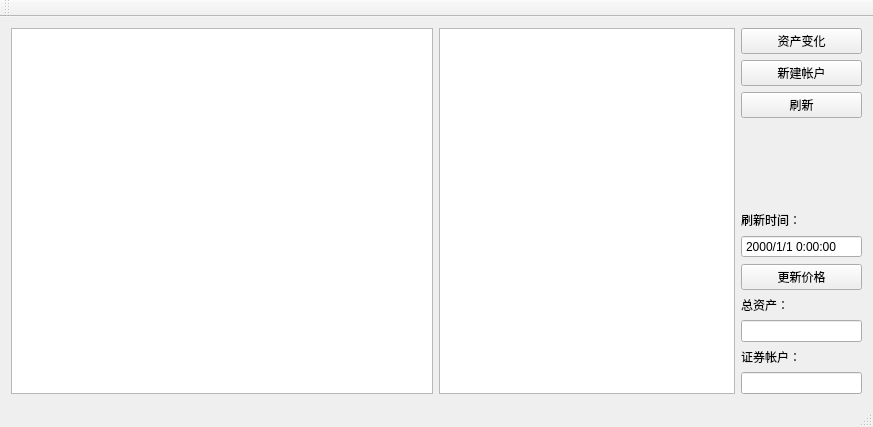
<?xml version="1.0" encoding="UTF-8"?>
<ui version="4.0">
 <class>myFinanceMainWindow</class>
 <widget class="QMainWindow" name="myFinanceMainWindow">
  <property name="geometry">
   <rect>
    <x>0</x>
    <y>0</y>
    <width>873</width>
    <height>427</height>
   </rect>
  </property>
  <property name="windowTitle">
   <string>我的资产</string>
  </property>
  <widget class="QWidget" name="centralWidget">
   <layout class="QGridLayout" name="gridLayout">
    <item row="0" column="0" rowspan="2">
     <layout class="QHBoxLayout" name="horizontalLayout" stretch="10,7">
      <property name="rightMargin">
       <number>0</number>
      </property>
      <item>
       <widget class="QTreeView" name="treeView">
        <property name="sizePolicy">
         <sizepolicy hsizetype="Fixed" vsizetype="Preferred">
          <horstretch>0</horstretch>
          <verstretch>0</verstretch>
         </sizepolicy>
        </property>
        <property name="minimumSize">
         <size>
          <width>422</width>
          <height>0</height>
         </size>
        </property>
        <property name="contextMenuPolicy">
         <enum>Qt::CustomContextMenu</enum>
        </property>
        <property name="indentation">
         <number>30</number>
        </property>
        <property name="rootIsDecorated">
         <bool>false</bool>
        </property>
        <property name="itemsExpandable">
         <bool>true</bool>
        </property>
        <property name="expandsOnDoubleClick">
         <bool>true</bool>
        </property>
       </widget>
      </item>
      <item>
       <widget class="QListView" name="listView">
        <property name="sizePolicy">
         <sizepolicy hsizetype="Preferred" vsizetype="Preferred">
          <horstretch>0</horstretch>
          <verstretch>0</verstretch>
         </sizepolicy>
        </property>
       </widget>
      </item>
     </layout>
    </item>
    <item row="0" column="1">
     <layout class="QVBoxLayout" name="verticalLayout_2" stretch="1,1,1,1">
      <property name="sizeConstraint">
       <enum>QLayout::SetDefaultConstraint</enum>
      </property>
      <item>
       <widget class="QPushButton" name="exchange">
        <property name="text">
         <string>资产变化</string>
        </property>
       </widget>
      </item>
      <item>
       <widget class="QPushButton" name="new_account">
        <property name="text">
         <string>新建帐户</string>
        </property>
       </widget>
      </item>
      <item>
       <widget class="QPushButton" name="reflash">
        <property name="text">
         <string>刷新</string>
        </property>
       </widget>
      </item>
      <item>
       <spacer name="verticalSpacer">
        <property name="orientation">
         <enum>Qt::Vertical</enum>
        </property>
        <property name="sizeHint" stdset="0">
         <size>
          <width>20</width>
          <height>40</height>
         </size>
        </property>
       </spacer>
      </item>
     </layout>
    </item>
    <item row="1" column="1">
     <layout class="QVBoxLayout" name="verticalLayout" stretch="1,1,1,1,1,1">
      <item>
       <layout class="QVBoxLayout" name="vlPriceTime" stretch="1,1">
        <property name="sizeConstraint">
         <enum>QLayout::SetDefaultConstraint</enum>
        </property>
        <item>
         <widget class="QLabel" name="priceReflash">
          <property name="sizePolicy">
           <sizepolicy hsizetype="Minimum" vsizetype="Fixed">
            <horstretch>0</horstretch>
            <verstretch>0</verstretch>
           </sizepolicy>
          </property>
          <property name="text">
           <string>刷新时间：</string>
          </property>
         </widget>
        </item>
        <item>
         <widget class="QDateTimeEdit" name="dateTimePrice">
          <property name="wrapping">
           <bool>false</bool>
          </property>
          <property name="frame">
           <bool>true</bool>
          </property>
          <property name="readOnly">
           <bool>true</bool>
          </property>
          <property name="buttonSymbols">
           <enum>QAbstractSpinBox::NoButtons</enum>
          </property>
          <property name="showGroupSeparator" stdset="0">
           <bool>false</bool>
          </property>
          <property name="displayFormat">
           <string>yyyy/M/d H:mm:ss</string>
          </property>
         </widget>
        </item>
       </layout>
      </item>
      <item>
       <widget class="QPushButton" name="updatePrice">
        <property name="text">
         <string>更新价格</string>
        </property>
       </widget>
      </item>
      <item>
       <widget class="QLabel" name="label">
        <property name="sizePolicy">
         <sizepolicy hsizetype="Minimum" vsizetype="Fixed">
          <horstretch>0</horstretch>
          <verstretch>0</verstretch>
         </sizepolicy>
        </property>
        <property name="text">
         <string>总资产：</string>
        </property>
       </widget>
      </item>
      <item>
       <widget class="QLineEdit" name="lineEditTotalAsset">
        <property name="sizePolicy">
         <sizepolicy hsizetype="Minimum" vsizetype="Fixed">
          <horstretch>0</horstretch>
          <verstretch>0</verstretch>
         </sizepolicy>
        </property>
       </widget>
      </item>
      <item>
       <widget class="QLabel" name="labelSecurity">
        <property name="sizePolicy">
         <sizepolicy hsizetype="Minimum" vsizetype="Fixed">
          <horstretch>0</horstretch>
          <verstretch>0</verstretch>
         </sizepolicy>
        </property>
        <property name="text">
         <string>证券帐户：</string>
        </property>
       </widget>
      </item>
      <item>
       <widget class="QLineEdit" name="lineEditSecurity">
        <property name="sizePolicy">
         <sizepolicy hsizetype="Minimum" vsizetype="Fixed">
          <horstretch>0</horstretch>
          <verstretch>0</verstretch>
         </sizepolicy>
        </property>
       </widget>
      </item>
     </layout>
    </item>
   </layout>
  </widget>
  <widget class="QMenuBar" name="menuBar">
   <property name="geometry">
    <rect>
     <x>0</x>
     <y>0</y>
     <width>873</width>
     <height>23</height>
    </rect>
   </property>
  </widget>
  <widget class="QToolBar" name="mainToolBar">
   <attribute name="toolBarArea">
    <enum>TopToolBarArea</enum>
   </attribute>
   <attribute name="toolBarBreak">
    <bool>false</bool>
   </attribute>
  </widget>
  <widget class="QStatusBar" name="statusBar"/>
 </widget>
 <layoutdefault spacing="6" margin="11"/>
 <resources/>
 <connections/>
</ui>
